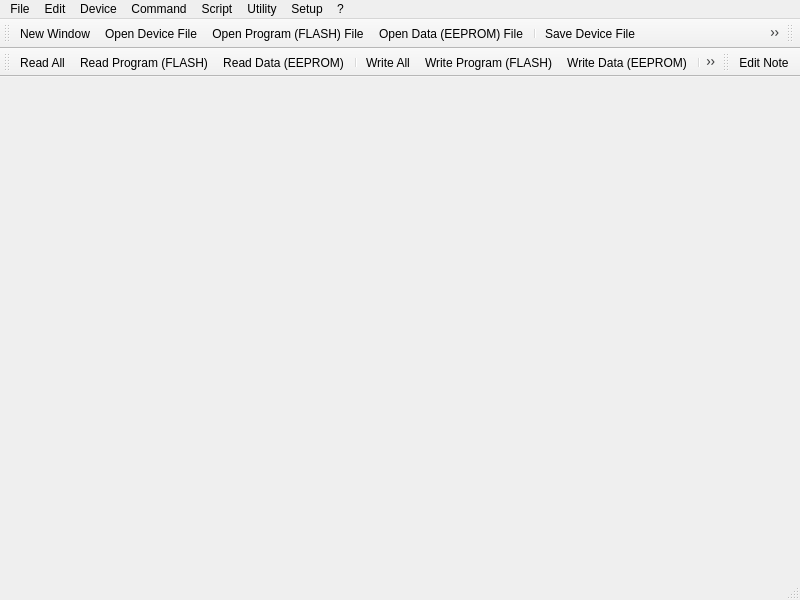
<?xml version="1.0" encoding="UTF-8"?>
<ui version="4.0">
 <class>MainWindow</class>
 <widget class="QMainWindow" name="MainWindow">
  <property name="geometry">
   <rect>
    <x>0</x>
    <y>0</y>
    <width>800</width>
    <height>600</height>
   </rect>
  </property>
  <property name="windowTitle">
   <string>MainWindow</string>
  </property>
  <widget class="QWidget" name="centralwidget"/>
  <widget class="QMenuBar" name="menubar">
   <property name="geometry">
    <rect>
     <x>0</x>
     <y>0</y>
     <width>800</width>
     <height>30</height>
    </rect>
   </property>
   <widget class="QMenu" name="menuFile">
    <property name="title">
     <string>File</string>
    </property>
    <addaction name="actionNew"/>
    <addaction name="separator"/>
    <addaction name="actionOpen"/>
    <addaction name="actionOpenFlash"/>
    <addaction name="actionOpenEep"/>
    <addaction name="separator"/>
    <addaction name="actionSave"/>
    <addaction name="actionSaveAs"/>
    <addaction name="actionSaveFlashAs"/>
    <addaction name="actionSaveEepAs"/>
    <addaction name="separator"/>
    <addaction name="actionReload"/>
    <addaction name="actionPrint"/>
    <addaction name="separator"/>
    <addaction name="actionClose"/>
    <addaction name="actionExit"/>
    <addaction name="separator"/>
    <addaction name="actionFile1"/>
    <addaction name="actionFile2"/>
   </widget>
   <widget class="QMenu" name="menuDevice">
    <property name="title">
     <string>Device</string>
    </property>
   </widget>
   <widget class="QMenu" name="menuCommand">
    <property name="title">
     <string>Command</string>
    </property>
    <addaction name="actionReadAll"/>
    <addaction name="actionReadFlash"/>
    <addaction name="actionReadEep"/>
    <addaction name="separator"/>
    <addaction name="actionWriteAll"/>
    <addaction name="actionWriteFlash"/>
    <addaction name="actionWriteEep"/>
    <addaction name="separator"/>
    <addaction name="actionVerifyAll"/>
    <addaction name="actionVerifyFlash"/>
    <addaction name="actionVerifyEep"/>
    <addaction name="separator"/>
    <addaction name="actionWriteSecurity"/>
    <addaction name="actionErase"/>
    <addaction name="actionReset"/>
    <addaction name="separator"/>
    <addaction name="actionProgram"/>
    <addaction name="actionProgramOptions"/>
    <addaction name="separator"/>
    <addaction name="actionReadOscByte"/>
    <addaction name="actionOscOptions"/>
   </widget>
   <widget class="QMenu" name="menuScript">
    <property name="title">
     <string>Script</string>
    </property>
    <addaction name="actionLoadScript"/>
    <addaction name="separator"/>
    <addaction name="actionRunScript"/>
   </widget>
   <widget class="QMenu" name="menuUtility">
    <property name="title">
     <string>Utility</string>
    </property>
    <addaction name="actionClearBuffer"/>
    <addaction name="actionFillBuffer"/>
    <addaction name="actionDoubleBank"/>
    <addaction name="actionSetSN"/>
    <addaction name="separator"/>
    <addaction name="actionSNConfig"/>
   </widget>
   <widget class="QMenu" name="menuSetup">
    <property name="title">
     <string>Setup</string>
    </property>
    <addaction name="actionInterfaceSetup"/>
    <addaction name="actionCalibration"/>
   </widget>
   <widget class="QMenu" name="menuHelp">
    <property name="title">
     <string>?</string>
    </property>
    <addaction name="actionHelp"/>
    <addaction name="actionAbout"/>
    <addaction name="actionAboutQt"/>
   </widget>
   <widget class="QMenu" name="menuEdit">
    <property name="title">
     <string>Edit</string>
    </property>
    <addaction name="actionEditNote"/>
    <addaction name="separator"/>
    <addaction name="actionEditBuferEnabled"/>
   </widget>
   <addaction name="menuFile"/>
   <addaction name="menuEdit"/>
   <addaction name="menuDevice"/>
   <addaction name="menuCommand"/>
   <addaction name="menuScript"/>
   <addaction name="menuUtility"/>
   <addaction name="menuSetup"/>
   <addaction name="menuHelp"/>
  </widget>
  <widget class="QStatusBar" name="statusbar"/>
  <widget class="QToolBar" name="toolBarFiles">
   <property name="windowTitle">
    <string>File Operations</string>
   </property>
   <attribute name="toolBarArea">
    <enum>TopToolBarArea</enum>
   </attribute>
   <attribute name="toolBarBreak">
    <bool>false</bool>
   </attribute>
   <addaction name="actionNew"/>
   <addaction name="actionOpen"/>
   <addaction name="actionOpenFlash"/>
   <addaction name="actionOpenEep"/>
   <addaction name="separator"/>
   <addaction name="actionSave"/>
   <addaction name="actionSaveFlashAs"/>
   <addaction name="actionSaveEepAs"/>
   <addaction name="separator"/>
   <addaction name="actionReload"/>
   <addaction name="actionScript"/>
   <addaction name="actionPrint"/>
   <addaction name="actionSetup"/>
   <addaction name="actionHelp"/>
  </widget>
  <widget class="QToolBar" name="toolBarDevices">
   <property name="windowTitle">
    <string>Devices</string>
   </property>
   <attribute name="toolBarArea">
    <enum>TopToolBarArea</enum>
   </attribute>
   <attribute name="toolBarBreak">
    <bool>false</bool>
   </attribute>
  </widget>
  <widget class="QToolBar" name="toolBarHW">
   <property name="windowTitle">
    <string>Hardware Operations</string>
   </property>
   <attribute name="toolBarArea">
    <enum>TopToolBarArea</enum>
   </attribute>
   <attribute name="toolBarBreak">
    <bool>true</bool>
   </attribute>
   <addaction name="actionReadAll"/>
   <addaction name="actionReadFlash"/>
   <addaction name="actionReadEep"/>
   <addaction name="separator"/>
   <addaction name="actionWriteAll"/>
   <addaction name="actionWriteFlash"/>
   <addaction name="actionWriteEep"/>
   <addaction name="separator"/>
   <addaction name="actionErase"/>
   <addaction name="actionLock"/>
   <addaction name="actionSerial_Number"/>
   <addaction name="actionProgram"/>
  </widget>
  <widget class="QToolBar" name="toolBarNote">
   <property name="windowTitle">
    <string>Notes</string>
   </property>
   <attribute name="toolBarArea">
    <enum>TopToolBarArea</enum>
   </attribute>
   <attribute name="toolBarBreak">
    <bool>false</bool>
   </attribute>
   <addaction name="actionEditNote"/>
  </widget>
  <action name="actionNew">
   <property name="icon">
    <iconset resource="../ponyprog.qrc">
     <normaloff>:/icons/new.png</normaloff>:/icons/new.png</iconset>
   </property>
   <property name="text">
    <string>New Window</string>
   </property>
  </action>
  <action name="actionOpen">
   <property name="icon">
    <iconset resource="../ponyprog.qrc">
     <normaloff>:/icons/open20.png</normaloff>:/icons/open20.png</iconset>
   </property>
   <property name="text">
    <string>Open Device File</string>
   </property>
  </action>
  <action name="actionOpenFlash">
   <property name="icon">
    <iconset resource="../ponyprog.qrc">
     <normaloff>:/icons/open_flash20x20.png</normaloff>:/icons/open_flash20x20.png</iconset>
   </property>
   <property name="text">
    <string>Open Program (FLASH) File...</string>
   </property>
  </action>
  <action name="actionOpenEep">
   <property name="icon">
    <iconset resource="../ponyprog.qrc">
     <normaloff>:/icons/open_eep20x20.png</normaloff>:/icons/open_eep20x20.png</iconset>
   </property>
   <property name="text">
    <string>Open Data (EEPROM) File...</string>
   </property>
  </action>
  <action name="actionSave">
   <property name="icon">
    <iconset resource="../ponyprog.qrc">
     <normaloff>:/icons/save20.png</normaloff>:/icons/save20.png</iconset>
   </property>
   <property name="text">
    <string>Save Device File</string>
   </property>
  </action>
  <action name="actionSaveFlashAs">
   <property name="icon">
    <iconset resource="../ponyprog.qrc">
     <normaloff>:/icons/save_flash20x20.png</normaloff>:/icons/save_flash20x20.png</iconset>
   </property>
   <property name="text">
    <string>Save Program File (FLASH) As...</string>
   </property>
  </action>
  <action name="actionSaveEepAs">
   <property name="icon">
    <iconset resource="../ponyprog.qrc">
     <normaloff>:/icons/save_eep20x20.png</normaloff>:/icons/save_eep20x20.png</iconset>
   </property>
   <property name="text">
    <string>Save Data File (EEPROM) As...</string>
   </property>
  </action>
  <action name="actionReload">
   <property name="icon">
    <iconset resource="../ponyprog.qrc">
     <normaloff>:/icons/reload20.png</normaloff>:/icons/reload20.png</iconset>
   </property>
   <property name="text">
    <string>Reload Files</string>
   </property>
  </action>
  <action name="actionScript">
   <property name="icon">
    <iconset resource="../ponyprog.qrc">
     <normaloff>:/icons/script20x20.png</normaloff>:/icons/script20x20.png</iconset>
   </property>
   <property name="text">
    <string>Script</string>
   </property>
  </action>
  <action name="actionPrint">
   <property name="icon">
    <iconset resource="../ponyprog.qrc">
     <normaloff>:/icons/print20x20.png</normaloff>:/icons/print20x20.png</iconset>
   </property>
   <property name="text">
    <string>Print...</string>
   </property>
  </action>
  <action name="actionSetup">
   <property name="icon">
    <iconset resource="../ponyprog.qrc">
     <normaloff>:/icons/setup20x20.png</normaloff>:/icons/setup20x20.png</iconset>
   </property>
   <property name="text">
    <string>Setup</string>
   </property>
  </action>
  <action name="actionHelp">
   <property name="icon">
    <iconset resource="../ponyprog.qrc">
     <normaloff>:/icons/help20.png</normaloff>:/icons/help20.png</iconset>
   </property>
   <property name="text">
    <string>Help</string>
   </property>
  </action>
  <action name="actionReadAll">
   <property name="icon">
    <iconset resource="../ponyprog.qrc">
     <normaloff>:/icons/rd_all20x20.png</normaloff>:/icons/rd_all20x20.png</iconset>
   </property>
   <property name="text">
    <string>Read All</string>
   </property>
  </action>
  <action name="actionReadFlash">
   <property name="icon">
    <iconset resource="../ponyprog.qrc">
     <normaloff>:/icons/rd_flash20x20.png</normaloff>:/icons/rd_flash20x20.png</iconset>
   </property>
   <property name="text">
    <string>Read Program (FLASH)</string>
   </property>
  </action>
  <action name="actionReadEep">
   <property name="icon">
    <iconset resource="../ponyprog.qrc">
     <normaloff>:/icons/rd_eep20x20.png</normaloff>:/icons/rd_eep20x20.png</iconset>
   </property>
   <property name="text">
    <string>Read Data (EEPROM)</string>
   </property>
  </action>
  <action name="actionWriteAll">
   <property name="icon">
    <iconset resource="../ponyprog.qrc">
     <normaloff>:/icons/wr_all20x20.png</normaloff>:/icons/wr_all20x20.png</iconset>
   </property>
   <property name="text">
    <string>Write All</string>
   </property>
  </action>
  <action name="actionWriteFlash">
   <property name="icon">
    <iconset resource="../ponyprog.qrc">
     <normaloff>:/icons/wr_flash20x20.png</normaloff>:/icons/wr_flash20x20.png</iconset>
   </property>
   <property name="text">
    <string>Write Program (FLASH)</string>
   </property>
  </action>
  <action name="actionWriteEep">
   <property name="icon">
    <iconset resource="../ponyprog.qrc">
     <normaloff>:/icons/wr_eep20x20.png</normaloff>:/icons/wr_eep20x20.png</iconset>
   </property>
   <property name="text">
    <string>Write Data (EEPROM)</string>
   </property>
  </action>
  <action name="actionErase">
   <property name="icon">
    <iconset resource="../ponyprog.qrc">
     <normaloff>:/icons/erase20x20.png</normaloff>:/icons/erase20x20.png</iconset>
   </property>
   <property name="text">
    <string>Erase</string>
   </property>
  </action>
  <action name="actionLock">
   <property name="icon">
    <iconset resource="../ponyprog.qrc">
     <normaloff>:/icons/lock20.png</normaloff>:/icons/lock20.png</iconset>
   </property>
   <property name="text">
    <string>Lock</string>
   </property>
  </action>
  <action name="actionSerial_Number">
   <property name="icon">
    <iconset resource="../ponyprog.qrc">
     <normaloff>:/icons/sernum20x20.png</normaloff>:/icons/sernum20x20.png</iconset>
   </property>
   <property name="text">
    <string>Serial Number</string>
   </property>
  </action>
  <action name="actionEditNote">
   <property name="icon">
    <iconset resource="../ponyprog.qrc">
     <normaloff>:/icons/edit20x20.png</normaloff>:/icons/edit20x20.png</iconset>
   </property>
   <property name="text">
    <string>Edit Note</string>
   </property>
  </action>
  <action name="actionVerifyAll">
   <property name="text">
    <string>Verify All</string>
   </property>
  </action>
  <action name="actionVerifyFlash">
   <property name="text">
    <string>Verify Program (FLASH)</string>
   </property>
  </action>
  <action name="actionVerifyEep">
   <property name="text">
    <string>Verify Data (EEPROM)</string>
   </property>
  </action>
  <action name="actionWriteSecurity">
   <property name="text">
    <string>Security and Configuration Bits...</string>
   </property>
  </action>
  <action name="actionReset">
   <property name="text">
    <string>Reset</string>
   </property>
  </action>
  <action name="actionProgram">
   <property name="icon">
    <iconset resource="../ponyprog.qrc">
     <normaloff>:/icons/program20x20.png</normaloff>:/icons/program20x20.png</iconset>
   </property>
   <property name="text">
    <string>Program</string>
   </property>
  </action>
  <action name="actionProgramOptions">
   <property name="text">
    <string>Program Options...</string>
   </property>
  </action>
  <action name="actionReadOscByte">
   <property name="text">
    <string>Read Osc.Calibration Byte</string>
   </property>
  </action>
  <action name="actionOscOptions">
   <property name="text">
    <string>Osc. Calibration Options...</string>
   </property>
  </action>
  <action name="actionClose">
   <property name="text">
    <string>Close</string>
   </property>
  </action>
  <action name="actionExit">
   <property name="text">
    <string>Exit</string>
   </property>
  </action>
  <action name="actionInterfaceSetup">
   <property name="text">
    <string>Interface Setup...</string>
   </property>
  </action>
  <action name="actionCalibration">
   <property name="text">
    <string>Calibration</string>
   </property>
  </action>
  <action name="actionSecurityBits">
   <property name="text">
    <string>Security Bits...</string>
   </property>
  </action>
  <action name="actionLoadScript">
   <property name="text">
    <string>Load and Run...</string>
   </property>
  </action>
  <action name="actionRunScript">
   <property name="text">
    <string>Run</string>
   </property>
  </action>
  <action name="actionClearBuffer">
   <property name="text">
    <string>Clear Buffer</string>
   </property>
  </action>
  <action name="actionFillBuffer">
   <property name="text">
    <string>Fill Buffer...</string>
   </property>
  </action>
  <action name="actionDoubleBank">
   <property name="text">
    <string>Double Bank</string>
   </property>
  </action>
  <action name="actionByteSwap">
   <property name="text">
    <string>Byte Swap</string>
   </property>
  </action>
  <action name="actionSetSN">
   <property name="text">
    <string>Set SerialNumber</string>
   </property>
  </action>
  <action name="actionSNConfig">
   <property name="text">
    <string>SerialNumber Config...</string>
   </property>
  </action>
  <action name="actionAbout">
   <property name="text">
    <string>About</string>
   </property>
  </action>
  <action name="actionLog">
   <property name="text">
    <string>Log</string>
   </property>
  </action>
  <action name="actionSaveAs">
   <property name="text">
    <string>Save Device File As...</string>
   </property>
  </action>
  <action name="actionEditBuferEnabled">
   <property name="checkable">
    <bool>true</bool>
   </property>
   <property name="text">
    <string>Edit Buffer enabled</string>
   </property>
  </action>
  <action name="actionAboutQt">
   <property name="text">
    <string>About Qt</string>
   </property>
  </action>
  <action name="actionFile1">
   <property name="text">
    <string>File1</string>
   </property>
  </action>
  <action name="actionFile2">
   <property name="text">
    <string>File2</string>
   </property>
  </action>
 </widget>
 <resources>
  <include location="../ponyprog.qrc"/>
 </resources>
 <connections/>
</ui>
